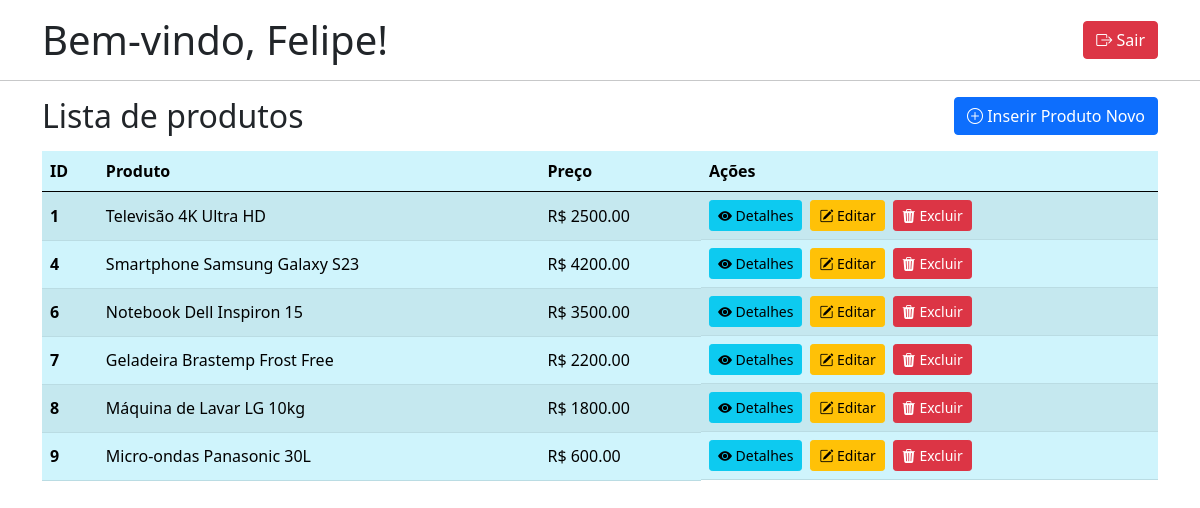
The app's page / (signed in) with its own data.
### product/models.py (models this page shows, shortened)
class Produto(models.Model):
    nome = models.CharField(max_length=100, null=False, blank=False)
    descricao = models.TextField(null=False)
    valor = models.DecimalField(max_digits=10, decimal_places=2, null=False)
    data_criacao = models.DateTimeField(auto_now_add=True, null=False)
    data_modificacao = models.DateTimeField(auto_now=True, null=False)

### product/views.py (the view)
# urls.py: path('', ProdutoListView.as_view(), name='product-list'),
class ProdutoListView(ListView):
  model = Produto
  template_name = 'product-list.html'

### product/templates/product-list.html (shortened to what this page needs)
{% extends "base.html" %} {% block content %} {% if user.is_authenticated %}
<div class="container mt-3 mb-3">
  <div class="d-flex flex-row justify-content-between align-items-center">
    <h1 class="m-0">Bem-vindo, {{ user.first_name }}!</h1>
    <form action="{% url 'admin:logout' %}?next=/" method="post">
      <button type="submit" class="btn btn-danger">
        <i class="bi-box-arrow-right"></i> Sair
      </button>
    </form>
  </div>
</div>
<hr />
<div class="container">
  <div class="mb-3 d-flex flex-row justify-content-between align-items-center">
    <h2 class="m-0">Lista de produtos</h2>
    <button
      class="btn btn-primary"
      onClick="window.location.href = '/product/add/'"
    >
      <i class="bi bi-plus-circle"></i> Inserir Produto Novo
    </button>
  </div>
  <table class="table table-info table-striped table-hover">
    <thead>
      <tr>
        <th scope="col">ID</th>
        <th scope="col">Produto</th>
        <th scope="col">Preço</th>
        <th scope="col">Ações</th>
      </tr>
    </thead>
    <tbody>
      {% for produto in object_list %}
      <tr class="align-middle">
        <th scope="row">{{ produto.id }}</th>
        <td>{{ produto.nome }}</td>
        <td>R$ {{ produto.valor }}</td>
        <td class="d-flex flex-wrap gap-2">
          <a
            href="{% url 'product-details' produto.pk %}"
            class="btn btn-info btn-sm"
          >
            <i class="bi bi-eye-fill"></i> Detalhes
          </a>
          <a
            href="{% url 'product-update' produto.pk %}"
            class="btn btn-warning btn-sm"
          >
            <i class="bi bi-pencil-square"></i> Editar
          </a>
          <a
            href="{% url 'product-delete' produto.pk %}"
            class="btn btn-danger btn-sm"
          >
            <i class="bi bi-trash3-fill"></i> Excluir
          </a>
        </td>
      </tr>
      {% endfor %}
    </tbody>
  </table>
</div>
{% endif %} {% endblock %}

### product/templates/base.html (shortened to what this page needs)
<!DOCTYPE html>
<html>
  <head>
    <link
      href="https://cdn.jsdelivr.net/npm/bootstrap@5.0.2/dist/css/bootstrap.min.css"
      rel="stylesheet"
    />
    <link
      href="https://cdn.jsdelivr.net/npm/bootstrap-icons/font/bootstrap-icons.css"
      rel="stylesheet"
    />
  </head>
  <body>
    {% block content %}{% endblock %}
  </body>
</html>

### records on screen
Produto: id "1", nome "Televisão 4K Ultra HD", valor "2500.00"
Produto: id "4", nome "Smartphone Samsung Galaxy S23", valor "4200.00"
Produto: id "6", nome "Notebook Dell Inspiron 15", valor "3500.00"
Produto: id "7", nome "Geladeira Brastemp Frost Free", valor "2200.00"
Produto: id "8", nome "Máquina de Lavar LG 10kg", valor "1800.00"
Produto: id "9", nome "Micro-ondas Panasonic 30L", valor "600.00"

### other values on screen
{{ user.first_name }} "Felipe"
